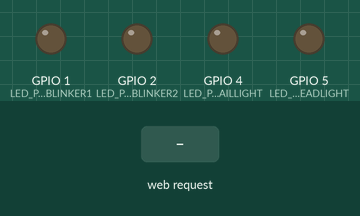
Bench run of a sketch on a simulated ESP32. Parts: output pins drawn as LEDs (lit = HIGH). Dashed ring = blinking. Inputs (shaded band) come from the test bench. WiFi joins after 1.5 s; servers stay silent unless stated; what the sketch prints to the serial monitor is not drawn.

Above: at 2.7 s.
2.8 s: HTTP request GET /blinker1/on received
At 3.2 s:
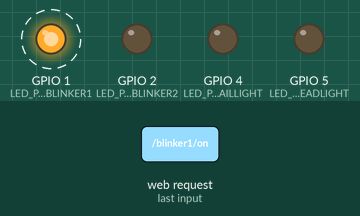
5.8 s: HTTP request GET /blinker2/on received
At 6.2 s:
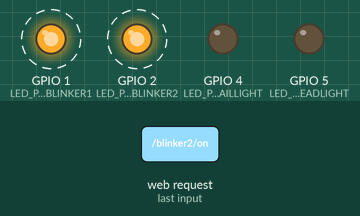
8.8 s: HTTP request GET /blinker1/off received
At 9.1 s:
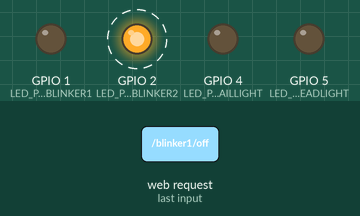
11.8 s: HTTP request GET /headlight/on received
At 12.2 s:
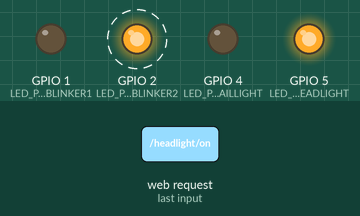
14.8 s: HTTP request GET /taillight/on received
At 15.2 s:
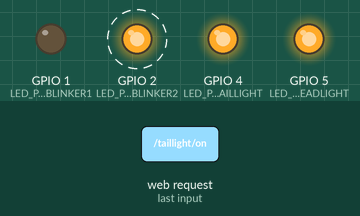
17.8 s: HTTP request GET /headlight/off received
At 18.2 s:
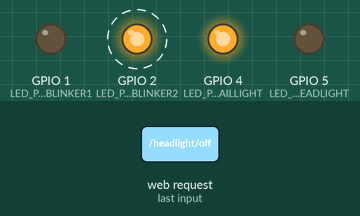
Timing chart, 0 to 21.8 s (numbered marks = the images above; inputs shaded):
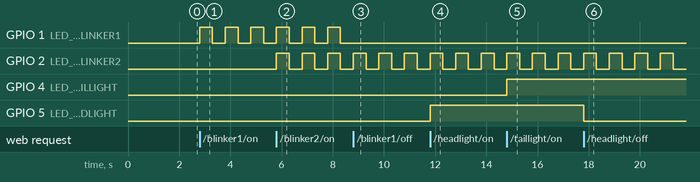

The sketch:

wifi_car_control.ino
```cpp
#include <WiFi.h>
#include <ESPmDNS.h>
#include <WebServer.h>

const char* ssid = "YOUR_WIFI_SSID";
const char* password = "YOUR_WIFI_PASSWORD";
const char* hostname = "akku-tesla";

WebServer server(80);

// HTML content for the web page
const char* htmlPage = R"=====(
<!DOCTYPE html>
<html>
<head>
    <title>Akku Tesla</title>
    <script>
        function sendCommand(url) {
            var xhr = new XMLHttpRequest();
            xhr.open("GET", url, true);
            xhr.onreadystatechange = function() {
                if (xhr.readyState == 4 && xhr.status == 200) {
                    document.getElementById('result').innerHTML = xhr.responseText;
                }
            }
            xhr.send();
        }
    </script>
</head>
<body>
    <h1>Hello from Akkus Tesla</h1>
    <p>This is a simple web page served by your Tesla</p>
    <button onclick="sendCommand('/blinker1/on')">Blinker 1 ON</button>
    <button onclick="sendCommand('/blinker1/off')">Blinker 1 OFF</button>
    <button onclick="sendCommand('/blinker2/on')">Blinker 2 ON</button>
    <button onclick="sendCommand('/blinker2/off')">Blinker 2 OFF</button>
    <button onclick="sendCommand('/headlight/on')">Headlight ON</button>
    <button onclick="sendCommand('/headlight/off')">Headlight OFF</button>
    <button onclick="sendCommand('/taillight/on')">Taillight ON</button>
    <button onclick="sendCommand('/taillight/off')">Taillight OFF</button>
    <div id="result">Action result will be displayed here</div>
</body>
</html>
)=====";

int LED_PIN_BLINKER1 = D0; // Adjust to your GPIO pin for blinker1
int LED_PIN_BLINKER2 = D1; // Adjust to your GPIO pin for blinker2
int LED_PIN_HEADLIGHT = D4; // GPIO pin for the headlight
int LED_PIN_TAILLIGHT = D3; // GPIO pin for the taillight
bool blinker1On = false;
bool blinker2On = false;
bool headlightOn = false;
bool taillightOn = false;

void handleRoot() {
  server.send(200, "text/html", htmlPage);
}

void handleBlinker1On() { blinker1On = true; server.send(200, "text/plain", "Blinker 1 is now ON"); }
void handleBlinker1Off() { blinker1On = false; digitalWrite(LED_PIN_BLINKER1, LOW); server.send(200, "text/plain", "Blinker 1 is now OFF"); }
void handleBlinker2On() { blinker2On = true; server.send(200, "text/plain", "Blinker 2 is now ON"); }
void handleBlinker2Off() { blinker2On = false; digitalWrite(LED_PIN_BLINKER2, LOW); server.send(200, "text/plain", "Blinker 2 is now OFF"); }

void handleHeadlightOn() { headlightOn = true; digitalWrite(LED_PIN_HEADLIGHT, HIGH); server.send(200, "text/plain", "Headlight is now ON"); }
void handleHeadlightOff() { headlightOn = false; digitalWrite(LED_PIN_HEADLIGHT, LOW); server.send(200, "text/plain", "Headlight is now OFF"); }
void handleTaillightOn() { taillightOn = true; digitalWrite(LED_PIN_TAILLIGHT, HIGH); server.send(200, "text/plain", "Taillight is now ON"); }
void handleTaillightOff() { taillightOn = false; digitalWrite(LED_PIN_TAILLIGHT, LOW); server.send(200, "text/plain", "Taillight is now OFF"); }

void setup() {
  Serial.begin(115200);
  pinMode(LED_PIN_BLINKER1, OUTPUT);
  pinMode(LED_PIN_BLINKER2, OUTPUT);
  pinMode(LED_PIN_HEADLIGHT, OUTPUT);
  pinMode(LED_PIN_TAILLIGHT, OUTPUT);

  WiFi.begin(ssid, password);
  while (WiFi.status() != WL_CONNECTED) { delay(500); Serial.print("."); }
  Serial.println("\nConnected to Wi-Fi.");

    // Print network details
  Serial.print("Hostname: ");
  Serial.println(hostname);
  Serial.print("IP address: ");
  Serial.println(WiFi.localIP());        // <-- Your device’s IPv4
  Serial.print("Subnet mask: ");
  Serial.println(WiFi.subnetMask());
  Serial.print("Gateway IP: ");
  Serial.println(WiFi.gatewayIP());
  Serial.println();

  WiFi.setHostname(hostname);

  if (!MDNS.begin(hostname)) {
    Serial.println("Error setting up MDNS responder!");
    while(1) { delay(1000); }
  }
  Serial.println("mDNS responder started");
  MDNS.addService("http", "tcp", 80);

  server.on("/", handleRoot);
  server.on("/blinker1/on", handleBlinker1On);
  server.on("/blinker1/off", handleBlinker1Off);
  server.on("/blinker2/on", handleBlinker2On);
  server.on("/blinker2/off", handleBlinker2Off);
  server.on("/headlight/on", handleHeadlightOn);
  server.on("/headlight/off", handleHeadlightOff);
  server.on("/taillight/on", handleTaillightOn);
  server.on("/taillight/off", handleTaillightOff);
  server.begin();
  Serial.println("HTTP server started");
}

void loop() {
  server.handleClient();

  if (blinker1On || blinker2On) {
    if (blinker1On) { digitalWrite(LED_PIN_BLINKER1, HIGH); }
    if (blinker2On) { digitalWrite(LED_PIN_BLINKER2, HIGH); }
    delay(500);
    if (blinker1On) { digitalWrite(LED_PIN_BLINKER1, LOW); }
    if (blinker2On) { digitalWrite(LED_PIN_BLINKER2, LOW); }
    delay(500);
  }
}
```

Measured:
- after the input at 2.8 s, GPIO 1 (LED_PIN_BLINKER1): alternates HIGH for 0.50 s and LOW for 0.50 s, starting at once
- after the input at 5.8 s, GPIO 2 (LED_PIN_BLINKER2): alternates HIGH for 0.50 s and LOW for 0.50 s, starting at once
- after the input at 8.8 s, GPIO 1 (LED_PIN_BLINKER1): stops changing and stays LOW
- after the input at 11.8 s, GPIO 5 (LED_PIN_HEADLIGHT): LOW → HIGH at once
- after the input at 14.8 s, GPIO 4 (LED_PIN_TAILLIGHT): LOW → HIGH at once
- after the input at 17.8 s, GPIO 5 (LED_PIN_HEADLIGHT): HIGH → LOW at once
